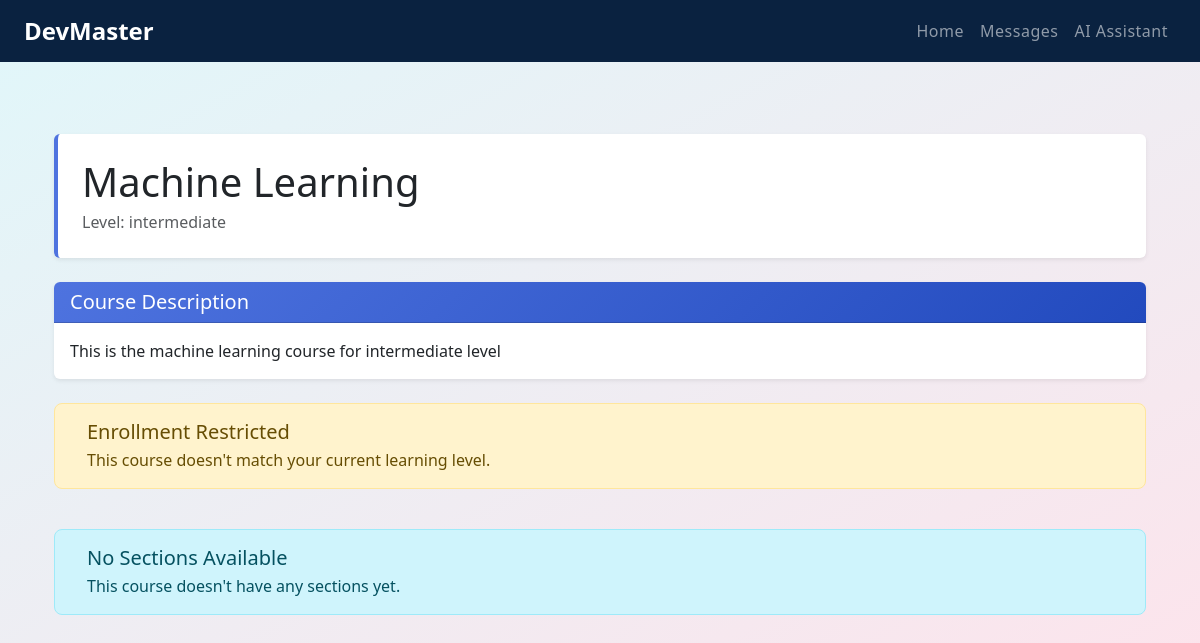
Page /student/course/2/ (signed in) on the committed database.
### users/models.py (models this page shows, shortened)
class Course(models.Model):
    title = models.CharField(max_length=100)
    description = models.TextField()
    teacher = models.ForeignKey(Teacher, on_delete=models.CASCADE, related_name='courses')
    learning_level = models.ForeignKey(LearningLevel, on_delete=models.CASCADE, related_name='courses')

class LearningLevel(models.Model):
    class LevelType(models.TextChoices):
        BEGINNER = 'beginner', 'Beginner'
        INTERMEDIATE = 'intermediate', 'Intermediate'
        ADVANCED = 'advanced', 'Advanced'
    name = models.CharField(max_length=20, choices=LevelType.choices, default=LevelType.BEGINNER) # Beginner / Intermediate / Advanced
    description = models.TextField()
    def __str__(self):
        return self.name

### users/views.py (the view, shortened to what this page needs)
# urls.py: path('student/course/<int:course_id>/', views.student_course_detail, name='student_course_detail'),
@login_required
def student_course_detail(request, course_id):
    course = get_object_or_404(Course, id=course_id)
    student = request.user.student
    is_enrolled = Enrollment.objects.filter(
        student=student,
        course=course
    ).exists()
    level_match = course.learning_level == student.learning_level
    sections = course.sections.all().order_by('order').prefetch_related('contents')
    context = {
        'course': course,
        'is_enrolled': is_enrolled,
        'can_enroll': level_match and not is_enrolled,
        'sections': sections,  # Add this line to include sections in the context
        'is_teacher': False,   # Add this to match your template's expectations
    }
    return render(request, 'users/course_detail.html', context)

### users/templates/users/course_detail.html (shortened to what this page needs)
{% extends 'base.html' %}
{% block content %}
<div class="container-fluid py-4">
    <div class="row">
        <div class="col-12">
            <div class="page-header bg-white p-4 mb-4 rounded shadow-sm">
                <div class="d-flex justify-content-between align-items-center">
                    <div>
                        <h1 class="mb-1">
                            {{ course.title }}
                        </h1>
                        <p class="text-muted mb-0">
                            Level: {{ course.learning_level }}
                        </p>
                    </div>
                </div>
            </div>
        </div>
    </div>
    <div class="row mb-4">
        <div class="col-12">
            <div class="card border-0 shadow-sm">
                <div class="card-header bg-gradient-primary text-white rounded-top">
                    <h5 class="mb-0">
                        Course Description
                    </h5>
                </div>
                <div class="card-body">
                    <p class="card-text">{{ course.description }}</p>
                </div>
            </div>
        </div>
    </div>
    {% if can_enroll %}
    <div class="row mb-4">
        <div class="col-12">
            <form method="post">
                {% csrf_token %}
                <button type="submit" class="btn btn-success px-4">
                    <i class="fas fa-sign-in-alt mr-2"></i> Enroll in this Course
                </button>
            </form>
        </div>
    </div>
    {% elif not is_teacher %}
    <div class="row mb-4">
        <div class="col-12">
            <div class="alert alert-warning d-flex align-items-center">
                <div>
                    <h5 class="alert-heading mb-1">Enrollment Restricted</h5>
                    <p class="mb-0">This course doesn't match your current learning level.</p>
                </div>
            </div>
        </div>
    </div>
    {% endif %}
    {% for section in sections %}
    <div class="row mb-4">
        <div class="col-12">
            <div class="card border-0 shadow-sm">
                <div class="card-header bg-gradient-primary text-white rounded-top d-flex justify-content-between align-items-center">
                    <h3 class="mb-0">
                        <i class="fas fa-folder-open mr-2"></i>{{ section.title }}
                    </h3>
                    {% if is_teacher %}
                        <a href="{% url 'add_content' section.id %}" class="btn btn-sm btn-light">
                            <i class="fas fa-plus mr-1"></i> Add Content
                        </a>
                    {% endif %}
                </div>
                <div class="card-body">
                    {% for content in section.contents.all %}
                    <div class="mb-4 p-3 border rounded">
                        <div class="d-flex justify-content-between align-items-center mb-3">
                            <h5 class="mb-0">
                                <i class="fas
                                    {% if content.content_type == 'text' %}fa-align-left
                                    {% elif content.content_type == 'file' %}fa-file-pdf
                                    {% elif content.content_type == 'video' %}fa-video
                                    {% elif content.content_type == 'audio' %}fa-volume-up
                                    {% elif content.content_type == 'assignment' %}fa-tasks
                                    {% elif content.content_type == 'link' %}fa-link
                                    {% endif %} text-primary mr-2"></i>
                                {{ content.title }}
                            </h5>
                            {% if is_teacher %}
                                <div>
                                    <a href="{% url 'edit_content' content.id %}" class="btn btn-sm btn-outline-primary">
                                        <i class="fas fa-edit"></i> Edit
                                    </a>
                                    <a href="{% url 'delete_content' content.id %}" class="btn btn-sm btn-outline-danger ms-1">
                                        <i class="fas fa-trash"></i> Delete
                                    </a>
                                </div>
                            {% endif %}
                        </div>
                        {% if content.content_type == 'text' %}
                            <div class="p-3 bg-light rounded">
                                {{ content.text_content|linebreaks }}
                            </div>
                        {% elif content.content_type == 'file' %}
                            <div class="d-flex align-items-center p-3 bg-light rounded">
                                <i class="fas fa-file-pdf fa-2x text-danger me-3"></i>
                                <div>
                                    <a href="{{ content.file.url }}" target="_blank" class="d-block fw-bold">
                                        Download File
                                    </a>
                                    <small class="text-muted">{{ content.file.name|cut:"course_contents/" }}</small>
                                </div>
                            </div>
                        {% elif content.content_type == 'video' %}
                            <div class="ratio ratio-16x9">
                                <iframe src="{{ content.video_url }}" allowfullscreen class="rounded"></iframe>
                            </div>
                        {% elif content.content_type == 'audio' %}
                            <audio controls class="w-100 rounded">
                                <source src="{{ content.audio_file.url }}" type="audio/mpeg">
                                Your browser does not support the audio element.
                            </audio>
                        {% elif content.content_type == 'assignment' %}
                            <div class="p-3 bg-light rounded">
                                <h6 class="d-flex align-items-center">
                                    <i class="fas fa-tasks text-primary me-2"></i>Instructions:
                                </h6>
                                <p>{{ content.assignment_instructions|linebreaks }}</p>
                                {% if content.assignment_due_date %}
                                    <p class="mb-0"><strong>Due:</strong> {{ content.assignment_due_date }}</p>
                                {% endif %}
                            </div>
                            {% if not is_teacher %}
                                {% with submission=content.assignment.get_student_submission %}
                                    <div class="mt-3">
                                        {% if submission %}
                                            <a href="{% url 'submit_assignment' content.assignment.id %}" class="btn
                                                {% if submission.status == 'graded' %}btn-success
                                                {% elif submission.status == 'submitted' %}btn-primary
                                                {% elif submission.status == 'late' %}btn-warning
                                                {% else %}btn-secondary{% endif %}">
                                                {% if submission.status == 'graded' %}
                                                    <i class="fas fa-check"></i> Graded ({{ submission.grade }}/{{ content.assignment.max_points }})
                                                {% elif submission.status == 'submitted' %}
                                                    <i class="fas fa-paper-plane"></i> View Submission
                                                {% elif submission.status == 'late' %}
                                                    <i class="fas fa-clock"></i> View Late Submission
                                                {% else %}
                                                    <i class="fas fa-edit"></i> Continue Submission
                                                {% endif %}
                                            </a>
                                        {% else %}
                                            <a href="{% url 'submit_assignment' content.assignment.id %}" class="btn btn-primary">
                                                <i class="fas fa-plus"></i> Start Assignment
                                            </a>
                                        {% endif %}
                                        <a href="{% url 'view_grades' content.section.course.id %}" class="btn btn-outline-secondary ms-2">
                                            <i class="fas fa-graduation-cap"></i> View All Grades
                                        </a>
                                    </div>
                                {% endwith %}
                            {% else %}
                                <a href="{% url 'assignment_submissions' content.assignment.id %}" class="btn btn-primary mt-3">
                                    <i class="fas fa-list-check mr-2"></i> View Submissions
                                </a>
                            {% endif %}
                        {% elif content.content_type == 'link' %}
                            <a href="{{ content.external_link }}" target="_blank" class="btn btn-outline-primary">
                                <i class="fas fa-external-link-alt mr-2"></i> Visit Link
                            </a>
                        {% endif %}
                    </div>
                    {% empty %}
                    <div class="alert alert-info d-flex align-items-center">
                        <i class="fas fa-info-circle me-3 fa-lg"></i>
                        <div>
                            <p class="mb-0">No content in this section yet.</p>
                        </div>
                    </div>
                    {% endfor %}
                </div>
            </div>
        </div>
    </div>
    {% empty %}
    <div class="row">
        <div class="col-12">
            <div class="alert alert-info d-flex align-items-center">
                <div>
                    <h5 class="alert-heading mb-1">No Sections Available</h5>
                    <p class="mb-0">This course doesn't have any sections yet.</p>
                </div>
            </div>
        </div>
    </div>
    {% endfor %}
</div>
{% endblock %}

### users/templates/base.html (style rules this page uses)
body { background: linear-gradient(to bottom right, #e0f7fa, #fce4ec); }

### users/templates/users/course_detail.html (style rules this page uses)
.bg-gradient-primary { background: linear-gradient(135deg, #4e73df 0%, #224abe 100%); }
.page-header { border-left: 4px solid #4e73df; }
.card { transition: all 0.3s ease; }
.alert { border-radius: 8px; }

### rows in the picture
Course: title "Machine Learning", learning_level "intermediate", description "This is the machine learning course for intermediate level"
